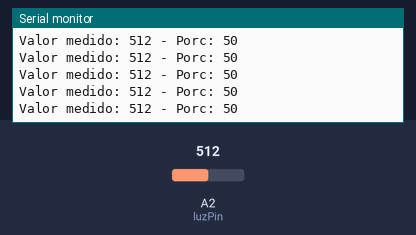
Bench run of a sketch on a simulated Arduino Uno, built with avr-gcc and run on an emulated ATmega328P. Parts: the last lines printed to the serial monitor. The inputs (shaded band) are chosen by the test bench; at power-on: A2 (luzPin) = 512.

Above: at 1.2 s.
1.3 s: A2 (luzPin) set to 716
At 1.31 s:
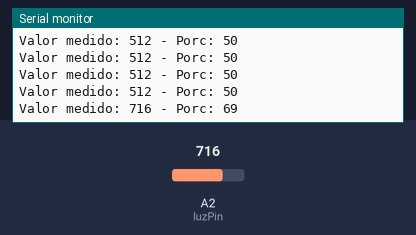
2.8 s: A2 (luzPin) set to 900
At 2.82 s:
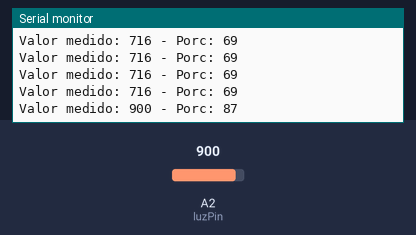
Timing chart, 0 to 5.8 s (numbered marks = the images above; inputs shaded):
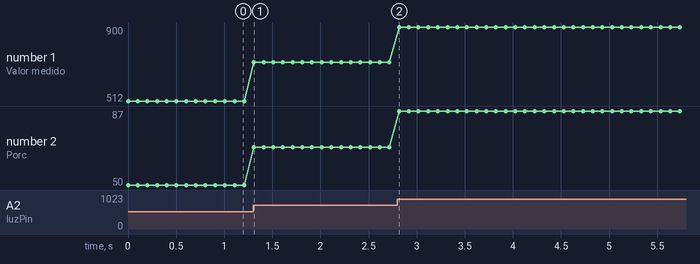

Measured:
- after the input at 1.3 s, the serial monitor: prints a new line at once (image 1)
- after the input at 2.8 s, the serial monitor: prints a new line at once (image 2)
- plotted number 1: 512 → 716 after the input at 1.3 s, 716 → 900 after the input at 2.8 s
- plotted number 2: 50 → 69 after the input at 1.3 s, 69 → 87 after the input at 2.8 s

The sketch:

08-Luz.ino
```cpp
// (licence header left out)
int
  luzPin = A2,
  sensorValue;

void setup() {
  Serial.begin(9600);
}  // void setup

void loop() {
  // Realiza la lectura del sensor
  sensorValue = analogRead(luzPin);

  int luz = map(sensorValue, 0, 1023, 0, 100);

  Serial.print("Valor medido: ");
  Serial.print(sensorValue);
  Serial.print(" - Porc: ");
  Serial.println(luz);

  delay(100);
} // void loop
```
